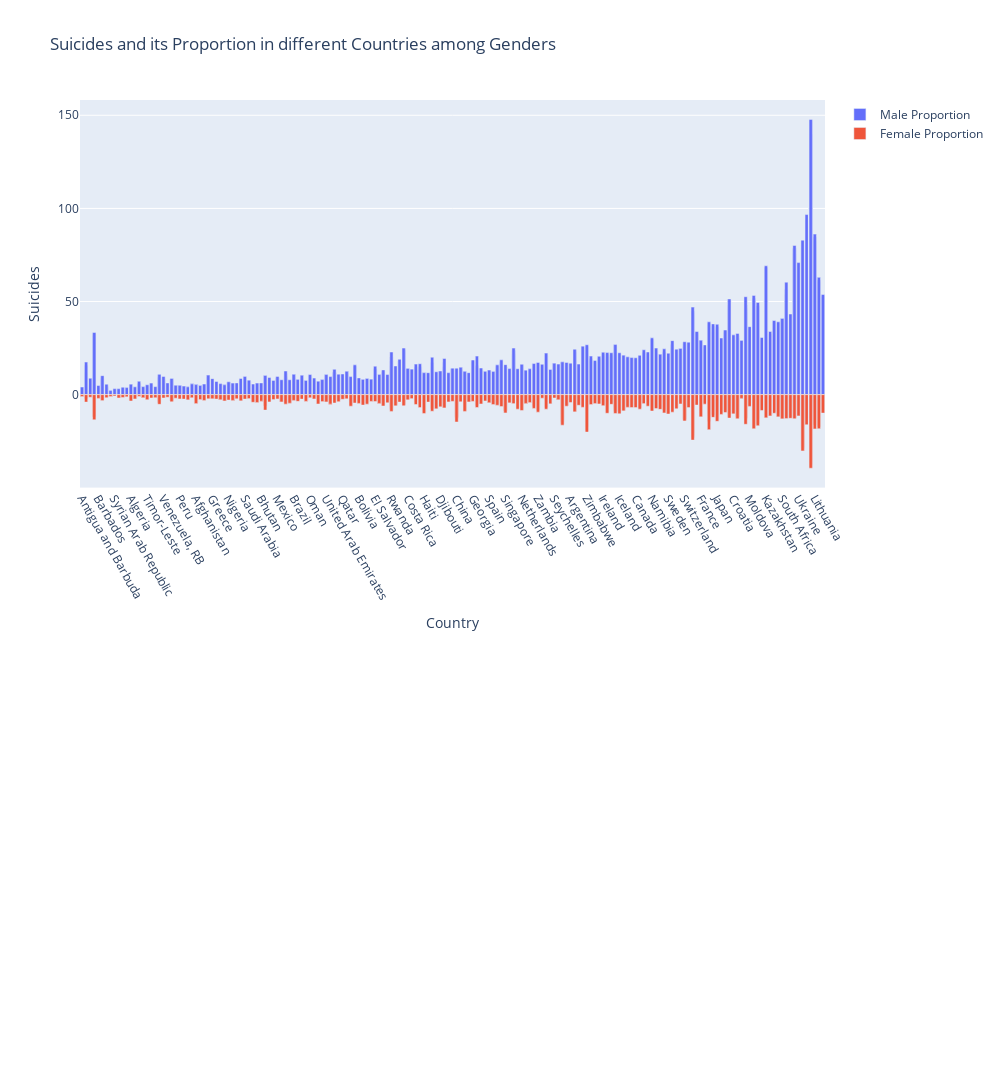

Notebook cell for this chart:
### Code cell
from plotly.subplots import make_subplots
import numpy as np
fig = make_subplots(rows = 2, cols=1)

df_health_suicide_total = df_health_countries[df_health_countries["Indicator Name"] == "Suicide mortality rate (per 100,000 population)"]
df_health_suicide_female =df_health_countries[df_health_countries["Indicator Name"] == "Suicide mortality rate, female (per 100,000 female population)"].sort_values(by = 'value')
df_health_suicide_male =df_health_countries[df_health_countries["Indicator Name"] == "Suicide mortality rate, male (per 100,000 male population)"].sort_values(by = 'value')

# Subplot 1

fig.add_trace(go.Bar(
                     x = df_health_suicide_male["Country Name"],
                     y = df_health_suicide_male["value"],
                     name = 'Male Proportion'                     
                       ), row=1, col=1)

fig.add_trace(go.Bar(
                     x = df_health_suicide_female["Country Name"],
                     y = -1 * np.array(df_health_suicide_female["value"]),
                     name = 'Female Proportion'                     
                       ), row=1, col=1)


fig.update_layout(height=1500, width=1000,
                  title = 'Suicides and its Proportion in different Countries among Genders',
                  barmode='overlay')

fig.update_xaxes(title_text = 'Country', tickangle = 60, row=1, col=1)
fig.update_yaxes(title_text='Suicides', row=1, col=1)


fig.show()

### Figure 1 — Plotly figure (JSON) as saved in the notebook; plotly's stock layout.template omitted (floating-point values rounded to 4 significant figures; data arrays with more than 128 entries replaced by an {"elided": "..."} marker saying what was removed)
{"data": [{"name": "Male Proportion", "type": "bar", "x": {"elided": "3660 str values"}, "xaxis": "x", "y": {"elided": "3660 float values"}, "yaxis": "y"}, {"name": "Female Proportion", "type": "bar", "x": {"elided": "3660 str values"}, "xaxis": "x", "y": {"elided": "3660 float values"}, "yaxis": "y"}], "layout": {"barmode": "overlay", "height": 1500, "title": {"text": "Suicides and its Proportion in different Countries among Genders"}, "width": 1000, "xaxis": {"anchor": "y", "domain": [0, 1], "tickangle": 60, "title": {"text": "Country"}}, "xaxis2": {"anchor": "y2", "domain": [0, 1]}, "yaxis": {"anchor": "x", "domain": [0.575, 1], "title": {"text": "Suicides"}}, "yaxis2": {"anchor": "x2", "domain": [0, 0.425]}}}
